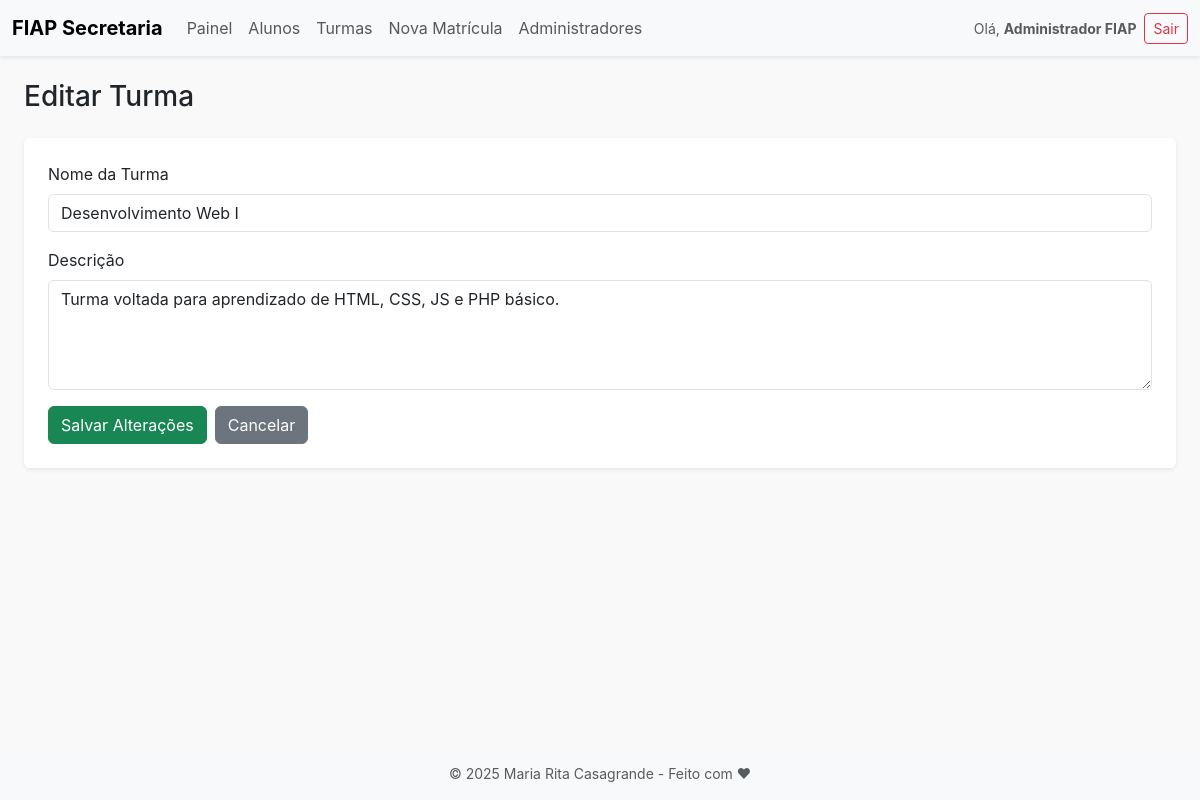
/index.php?page=turmas&action=editar&id=1 (signed in), run on an earlier commit of the app's database.
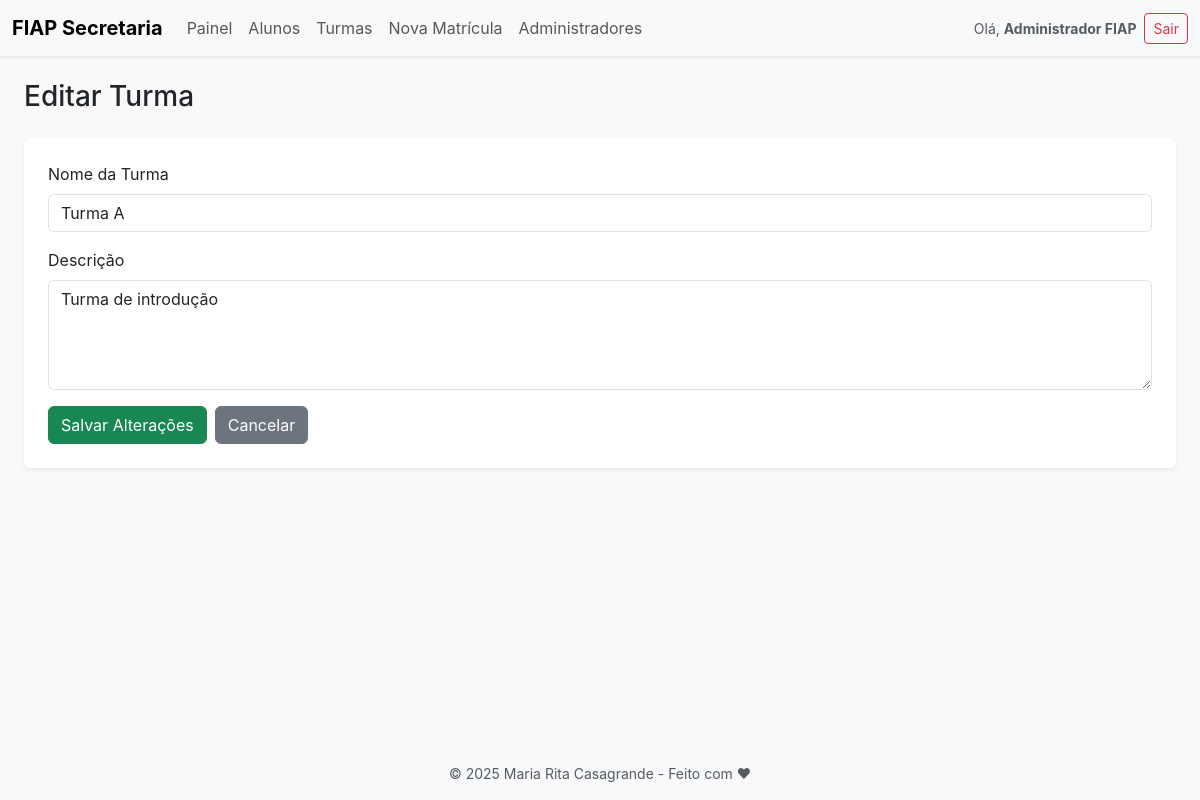
And on a later commit of the database.
### tables this page shows
CREATE TABLE turmas (
    id INT AUTO_INCREMENT PRIMARY KEY,
    nome VARCHAR(100) NOT NULL,
    descricao TEXT NOT NULL,
    criado_em TIMESTAMP DEFAULT CURRENT_TIMESTAMP
);

### controllers/TurmaController.php (called while the page is built, shortened)
<?php
require_once BASE_PATH . '/models/Turma.php';
class TurmaController
{
    private $model;
    public function __construct()
    {
        $this->model = new Turma();
    }
    public function editar()
    {
        $turma = $this->model->buscarPorId($_GET['id']);
        include BASE_PATH . '/views/turmas/editar.php';
    }
}

### models/Turma.php (called while the page is built, shortened)
<?php
class Turma
{
    public function buscarPorId($id)
    {
        $conn = (new Database())->connect();
        $stmt = $conn->prepare("SELECT * FROM turmas WHERE id = :id");
        $stmt->bindValue(':id', $id, PDO::PARAM_INT);
        $stmt->execute();
        return $stmt->fetch(PDO::FETCH_ASSOC);
    }
}

### views/turmas/editar.php (the view, shortened to what this page needs)
<?php include BASE_PATH . '/views/partials/header.php'; ?>
<div class="container-fluid px-4">
    <h1 class="mb-4 fs-3">Editar Turma</h1>
    <form method="POST" action="index.php?page=turmas&action=atualizar" class="bg-white p-4 rounded shadow-sm">
        <div class="mb-3">
            <label for="nome" class="form-label">Nome da Turma</label>
            <input type="text" name="nome" id="nome" class="form-control"
                value="<?= htmlspecialchars($turma['nome'] ?? '') ?>" required minlength="3">
        </div>
        <div class="mb-3">
            <label for="descricao" class="form-label">Descrição</label>
            <textarea name="descricao" id="descricao" class="form-control" rows="4"
                required><?= htmlspecialchars($turma['descricao'] ?? '') ?></textarea>
        </div>
        <div class="d-flex flex-wrap gap-2">
            <button type="submit" class="btn btn-success">Salvar Alterações</button>
            <a href="index.php?page=turmas&action=listar" class="btn btn-secondary">Cancelar</a>
        </div>
    </form>
</div>
<?php include BASE_PATH . '/views/partials/footer.php'; ?>

What changed in the data, as far as the page shows it:
changed turmas: nome "Desenvolvimento Web I" → "Turma A"; descricao "Turma voltada para aprendizado de HTML, CSS, JS e PHP básico." → "Turma de introdução"
